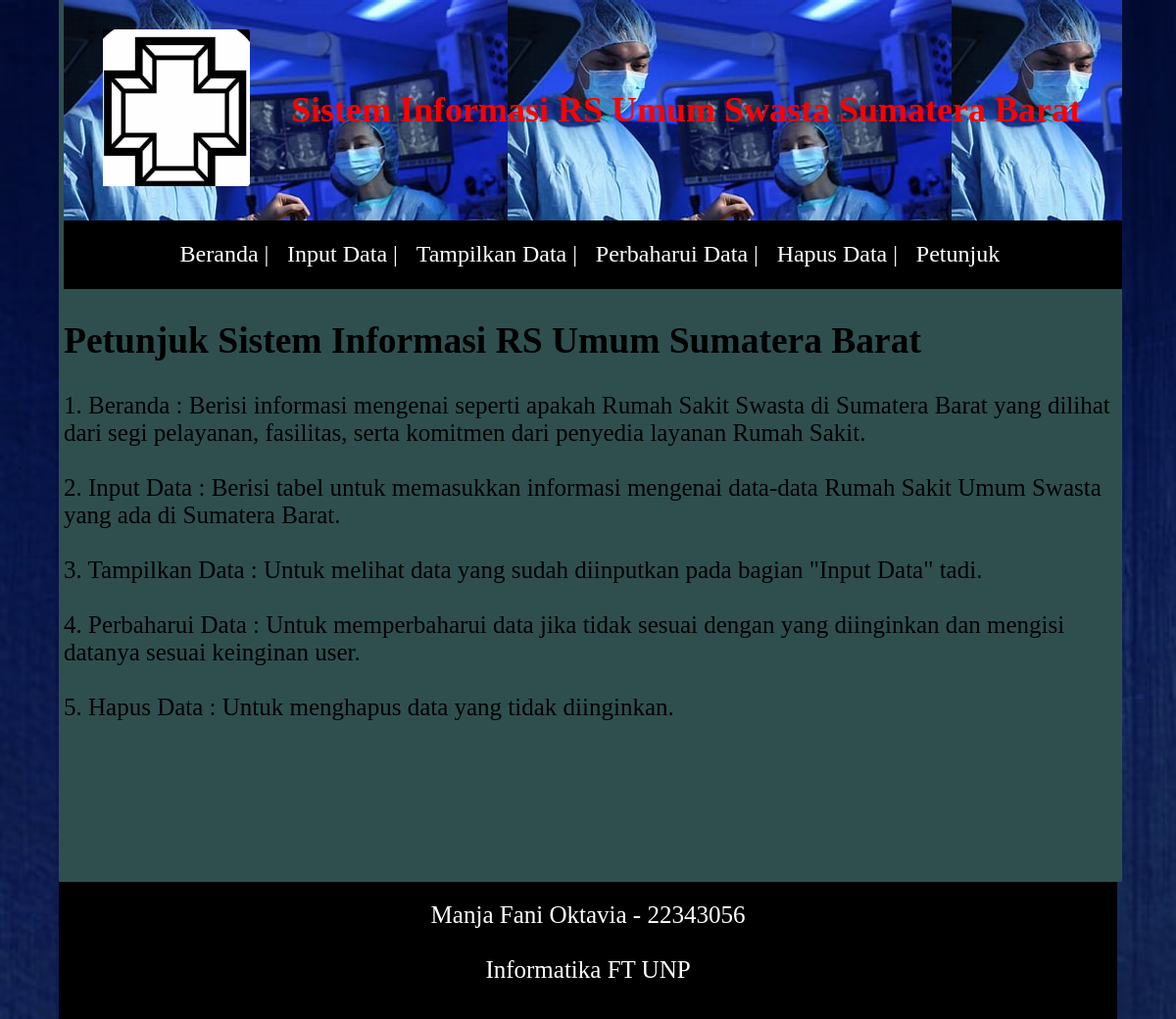
The page /web_app/petunjuk.php on the database its author committed.
### tables this page shows
CREATE TABLE `tabel3` (
  `infoo1` varchar(500) NOT NULL,
  `infoo2` varchar(500) NOT NULL,
  `infoo3` varchar(500) NOT NULL,
  `infoo4` varchar(500) NOT NULL,
  `infoo5` varchar(500) NOT NULL
);

CREATE TABLE `tabel4` (
  `nim` varchar(11) NOT NULL,
  `nama` varchar(50) NOT NULL,
  `prodi` varchar(50) NOT NULL
);

### web_app/petunjuk.php (the view, shortened to what this page needs)
<?php
include_once 'koneksi.php';
$result = mysqli_query($conn, "SELECT * FROM tabel3");
?>
<html>
<head>
</head>
<link rel="stylesheet" type="text/css" href="../css/index.css">
<body>
	<div class="petunjuk">
	<?php include('header.php')?>
    <?php include('menu.php')?>
		<h2> Petunjuk Sistem Informasi RS Umum Sumatera Barat</h2>
		<?php
		while ($row = mysqli_fetch_array($result)) {
        ?>
		<tr>
			<td> <?php echo $row ['infoo1'];?></td><br><br>
			<td> <?php echo $row ['infoo2'];?></td><br><br>
			<td> <?php echo $row ['infoo3'];?></td><br><br>
			<td> <?php echo $row ['infoo4'];?></td><br><br>
			<td> <?php echo $row ['infoo5'];?></td>
		</tr>
		   <?php
        }
        ?>
	</div>
	<?php include('footer.php') ?>
</body>
</html>

### web_app/footer.php (shortened to what this page needs)
<?php
include_once 'koneksi.php';
$result = mysqli_query($conn, "SELECT * FROM tabel4");
?>
<html>
<head>
    <link rel="stylesheet" type="text/css" href="../css/footer.css">
</head>
<body>
    <div id="kaki">
        <center>
      <?php
        while ($row = mysqli_fetch_array($result)) {
            ?>
            <tr>
                <td><?php echo $row["nama"] . " - " . $row["nim"]; ?></td>
                <br><br>
                <td> <?php echo $row["prodi"]; ?> </td>
            </tr>
            <?php
        }
        ?>
        </center>
    </div>
</body>
</html>

### css/index.css (style rules this page uses)
body { background-image:url('../gambar/bg.jpg'); background-size: cover; width: 1080px; margin: auto; }
.input,.tampil,.perbaharui,.hapus,.petunjuk { width: 1080px; height: 900px; background-color: darkslategray; }
.petunjuk { font-size: 25px; padding-left: 5px; }

### css/footer.css (style rules this page uses)
#kaki { background-color: black; width: 1080px; height: 120px; margin: auto; padding-top: 20px; font-size: 25px; color: white; }

### rows shown on the page
tabel3: infoo1 "1. Beranda : Berisi informasi mengenai seperti apakah Rumah Sakit Swasta di Sumatera Barat yang dilihat dari segi pelayanan, fasilitas, serta komitmen dari penyedia layanan Rumah Sakit.", infoo2 "2. Input Data : Berisi tabel untuk memasukkan informasi mengenai data-data Rumah Sakit Umum Swasta yang ada di Sumatera Barat.", infoo3 "3. Tampilkan Data : Untuk melihat data yang sudah diinputkan pada bagian \"Input Data\" tadi.", infoo4 "4. Perbaharui Data : Untuk memperbaharui data jika tidak sesuai dengan yang diinginkan dan mengisi datanya sesuai keinginan user.", infoo5 "5. Hapus Data : Untuk menghapus data yang tidak diinginkan."
tabel4: nama "Manja Fani Oktavia", nim "22343056", prodi "Informatika FT UNP"
